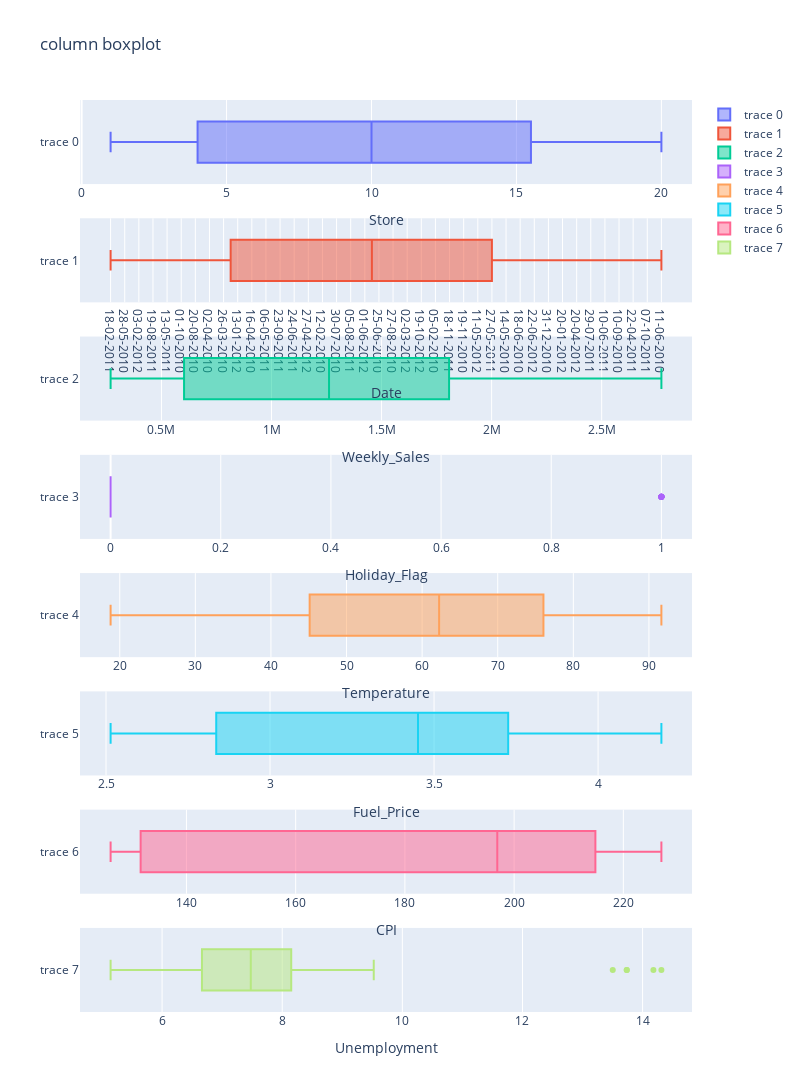

Here is the notebook cell this chart was saved with:
### Code cell
fig2 = make_subplots(rows=8, cols=1)
row=1
for col in df.columns:
    fig2.add_trace(
        go.Box(x=df[col]),
    row=row, col=1)
    fig2.update_xaxes(title_text=col, row=row, col=1)
    row+=1
fig2.update_layout(height=2000, width=800, title_text="column boxplot")    
fig2.show()

### Figure 1 — Plotly figure (JSON) as saved in the notebook; plotly's stock layout.template omitted (floating-point values rounded to 4 significant figures; data arrays with more than 128 entries replaced by an {"elided": "..."} marker saying what was removed)
{"data": [{"type": "box", "x": {"elided": "136 int values"}, "xaxis": "x", "yaxis": "y"}, {"type": "box", "x": {"elided": "136 str values"}, "xaxis": "x2", "yaxis": "y2"}, {"type": "box", "x": {"elided": "136 float values"}, "xaxis": "x3", "yaxis": "y3"}, {"type": "box", "x": {"elided": "136 int values"}, "xaxis": "x4", "yaxis": "y4"}, {"type": "box", "x": {"elided": "136 float values"}, "xaxis": "x5", "yaxis": "y5"}, {"type": "box", "x": {"elided": "136 float values"}, "xaxis": "x6", "yaxis": "y6"}, {"type": "box", "x": {"elided": "136 float values"}, "xaxis": "x7", "yaxis": "y7"}, {"type": "box", "x": {"elided": "136 float values"}, "xaxis": "x8", "yaxis": "y8"}], "layout": {"height": 2000, "title": {"text": "column boxplot"}, "width": 800, "xaxis": {"anchor": "y", "autorange": true, "domain": [0, 1], "range": [-0.05556, 21.06], "title": {"text": "Store"}, "type": "linear"}, "xaxis2": {"anchor": "y2", "autorange": true, "domain": [0, 1], "range": [-4.333, 82.33], "title": {"text": "Date"}, "type": "category"}, "xaxis3": {"anchor": "y3", "autorange": true, "domain": [0, 1], "range": [129900.0, 2910000.0], "title": {"text": "Weekly_Sales"}, "type": "linear"}, "xaxis4": {"anchor": "y4", "autorange": true, "domain": [0, 1], "range": [-0.05556, 1.056], "title": {"text": "Holiday_Flag"}, "type": "linear"}, "xaxis5": {"anchor": "y5", "autorange": true, "domain": [0, 1], "range": [14.74, 95.7], "title": {"text": "Temperature"}, "type": "linear"}, "xaxis6": {"anchor": "y6", "autorange": true, "domain": [0, 1], "range": [2.421, 4.286], "title": {"text": "Fuel_Price"}, "type": "linear"}, "xaxis7": {"anchor": "y7", "autorange": true, "domain": [0, 1], "range": [120.5, 232.6], "title": {"text": "CPI"}, "type": "linear"}, "xaxis8": {"anchor": "y8", "autorange": true, "domain": [0, 1], "range": [4.634, 14.82], "title": {"text": "Unemployment"}, "type": "linear"}, "yaxis": {"anchor": "x", "autorange": true, "domain": [0.9078, 1.0], "range": [-0.5, 0.5], "type": "category"}, "yaxis2": {"anchor": "x2", "autorange": true, "domain": [0.7781, 0.8703], "range": [-0.5, 0.5], "type": "category"}, "yaxis3": {"anchor": "x3", "autorange": true, "domain": [0.6484, 0.7406], "range": [-0.5, 0.5], "type": "category"}, "yaxis4": {"anchor": "x4", "autorange": true, "domain": [0.5188, 0.6109], "range": [-0.5, 0.5], "type": "category"}, "yaxis5": {"anchor": "x5", "autorange": true, "domain": [0.3891, 0.4813], "range": [-0.5, 0.5], "type": "category"}, "yaxis6": {"anchor": "x6", "autorange": true, "domain": [0.2594, 0.3516], "range": [-0.5, 0.5], "type": "category"}, "yaxis7": {"anchor": "x7", "autorange": true, "domain": [0.1297, 0.2219], "range": [-0.5, 0.5], "type": "category"}, "yaxis8": {"anchor": "x8", "autorange": true, "domain": [0, 0.09219], "range": [-0.5, 0.5], "type": "category"}}}
